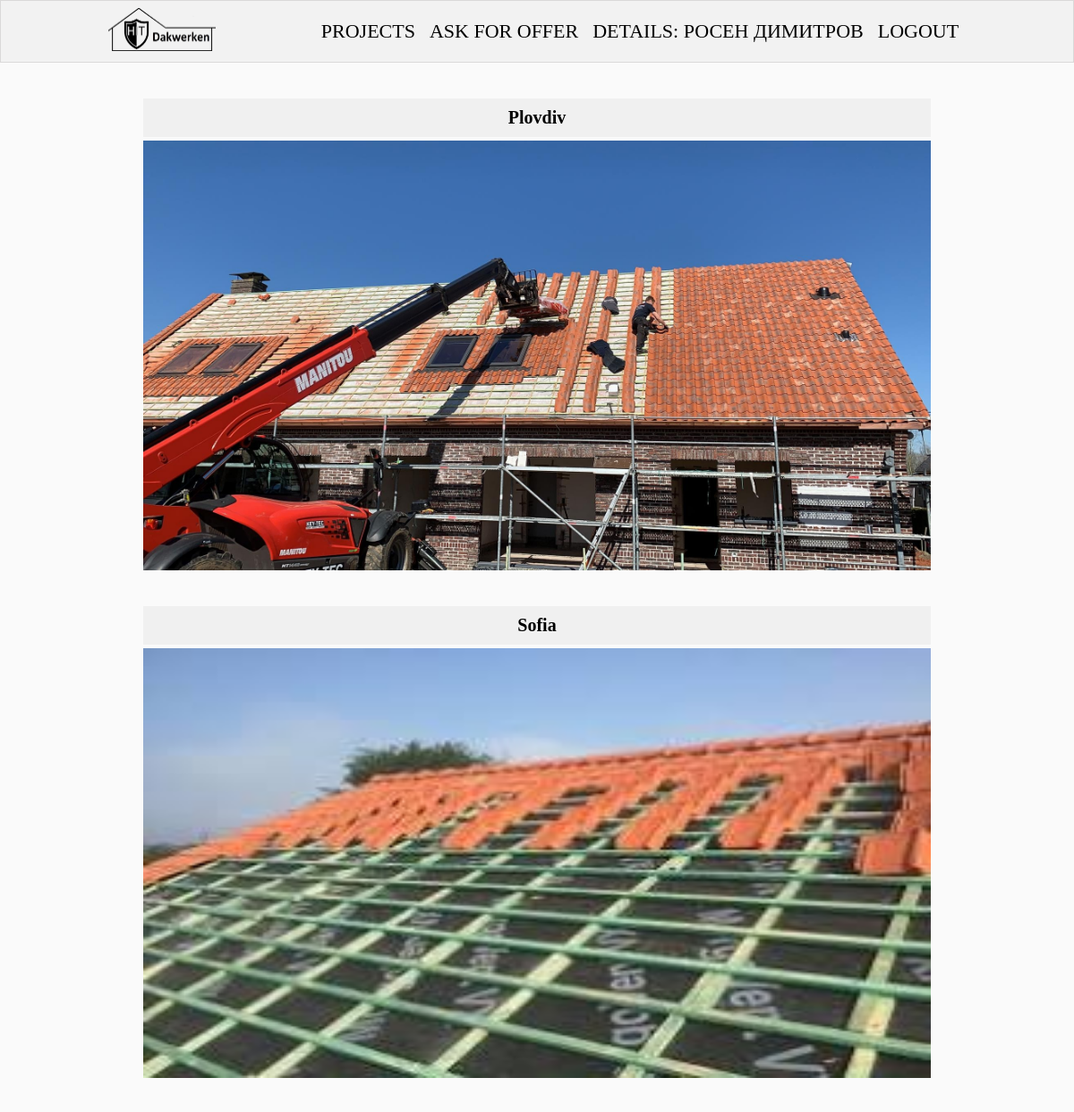
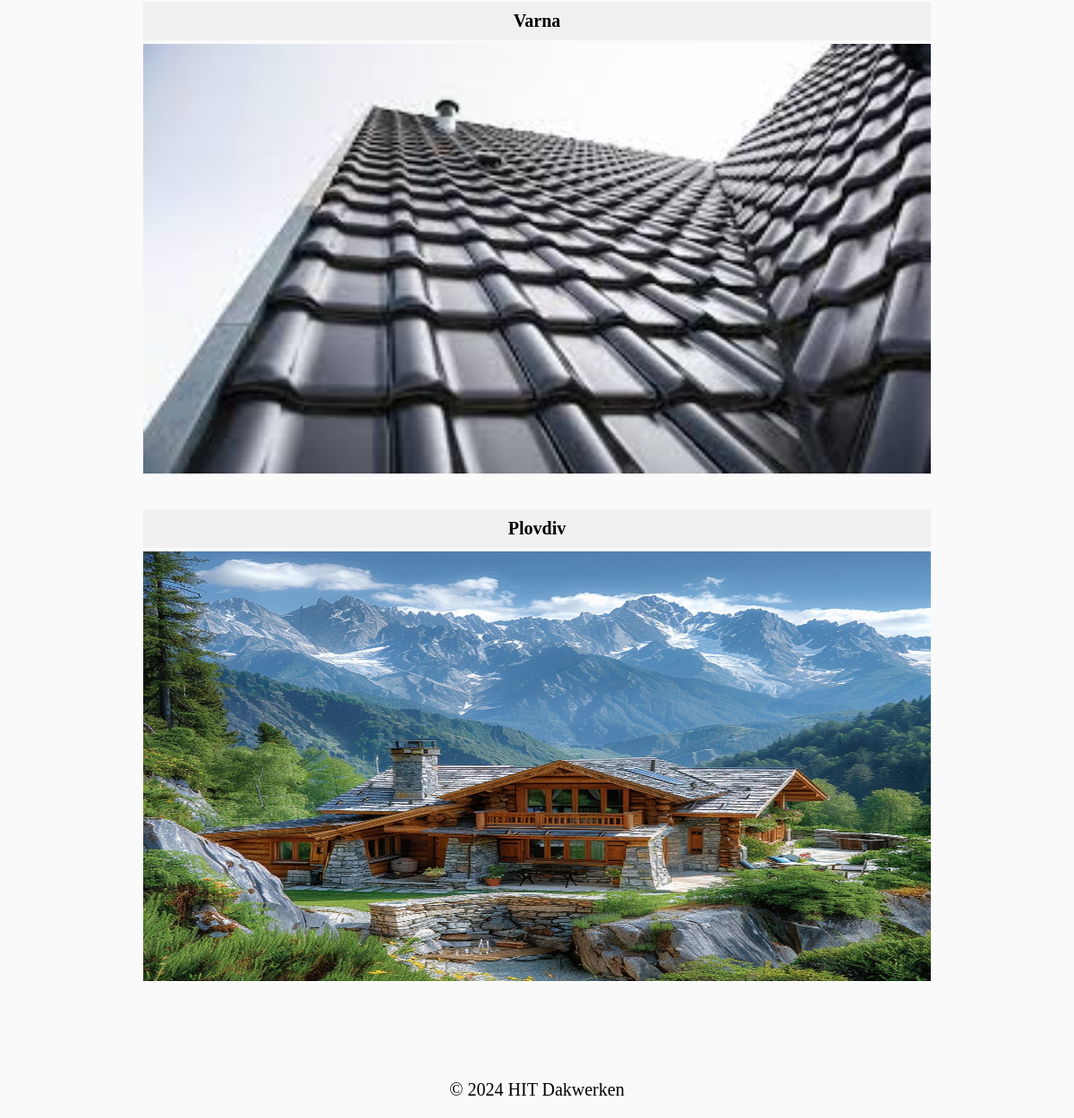
The app's page /projects/ (signed in) with its own data (2 pictures, top to bottom).
### hit_dakwerken/accounts/models.py (models this page shows)
class AppUser(auth_models.AbstractBaseUser, auth_models.PermissionsMixin):
    USERNAME_FIELD = 'email'
    objects = AppUserManager()
    email = models.EmailField(
        null=False,
        blank=False,
        unique=True,
    )
    is_staff = models.BooleanField(
        default=False,
    )
    @property
    def full_name(self):
        if hasattr(self, 'appuserprofile'):
            if self.appuserprofile.first_name and self.appuserprofile.last_name:
                return f'{self.appuserprofile.first_name} {self.appuserprofile.last_name}'
            elif self.appuserprofile.first_name or self.appuserprofile.last_name:
                return self.appuserprofile.first_name or self.appuserprofile.last_name
        return self.email.split('@')[0]

class AppUserProfile(models.Model):
    NAME_MAX_LENGTH = 50
    NAME_MIN_LENGTH = 2
    COMPANY_NAME_MAX_LENGTH = 50
    COMPANY_NAME_MIN_LENGTH = 2
    COMPANY_URL_MAX_LENGTH = 255
    first_name = models.CharField(
        max_length=NAME_MAX_LENGTH,
        validators=(
            validators.MinLengthValidator(NAME_MIN_LENGTH),
        ),
        null=True,
        blank=True,
    )
    last_name = models.CharField(
        max_length=NAME_MAX_LENGTH,
        validators=(
            validators.MinLengthValidator(NAME_MIN_LENGTH),
        ),
        null=True,
        blank=True,
    )
    company_address = models.CharField(
        max_length=NAME_MAX_LENGTH,
        validators=(
            validators.MinLengthValidator(NAME_MIN_LENGTH),
        ),
        null=True,
        blank=True,
    )
    company_name = models.CharField(
        max_length=COMPANY_NAME_MAX_LENGTH,
        validators=(
            validators.MinLengthValidator(COMPANY_NAME_MIN_LENGTH),
        ),
        null=True,
        blank=True,
    )
    company_url = models.URLField(
        max_length=COMPANY_URL_MAX_LENGTH,
        null=True,
        blank=True,
    )
    user = models.OneToOneField(
        AppUser,
        on_delete=models.CASCADE,
        primary_key=True,
    )
    created_on = models.DateTimeField(
        auto_now_add=True,
    )
    edited_on = models.DateTimeField(
        auto_now=True,
    )

### hit_dakwerken/project/models.py (models this page shows)
class Project(models.Model):
    MAX_DESCRIPTION = 300
    MIN_DESCRIPTION = 10
    MAX_LOCATION = 30
    MAX_PHOTO_SIZE = 5.0
    photo = models.ImageField(
        upload_to='projects/',
        validators=(MaxImageSizeValidator(MAX_PHOTO_SIZE),),
        null=False,
        blank=True
    )
    description = models.TextField(
        validators=(
            MinLengthValidator(MIN_DESCRIPTION),
        ),
        max_length=MAX_DESCRIPTION,
        blank=False,
        null=False,
    )
    location = models.CharField(
        max_length=MAX_LOCATION,
        blank=False,
        null=False,
    )
    finish_date = models.DateField(
        blank=True,
        null=True,
    )
    date_of_publication = models.DateField(
        auto_now=True,
        blank=False,
        null=False,
    )

### hit_dakwerken/project/views.py (the view)
# urls.py: path('', ProjectListView.as_view(), name='projects'),
class ProjectListView(ListView):
    template_name = 'project/project-list.html'
    model = Project

### templates/project/project-list.html
{% extends 'base.html' %}
{% load static %}
{% block content %}
    <div class="container-project">
        {% for project in project_list %}
            <div class="project-main">
                <a href="{% url 'project details' pk=project.pk %}">
                    <p class="location">{{ project.location }}</p>
                    <div class="imgBx" id="{{ project.pk }}">
                        <img src="/media/{{ project.photo }}" alt="post" class="imgBx-image">
                    </div>
                </a>
            </div>
        {% endfor %}
    </div>
{% endblock %}

### templates/common/header.html (shortened to what this page needs)
{% load static %}
<header>
    <nav class="navbar">
        <div class="container">
            <div class="logo">
                <a href="{% url 'home' %}">
                    <img width="120px" src="{% static '/images/hit_logo.jpg' %}"
                         alt="img1">
                </a>
            </div>
            <div class="nav-links">
                <ul class="nav-group">
                    <li class="nav-item">
                        <a href="{% url 'projects' %}">
                            <i>PROJECTS</i>
                        </a>
                    </li>
                    <li class="nav-item">
                        <a href="{% url 'query create' %}">
                            <i>ASK FOR OFFER</i>
                        </a>
                    </li>
                    {% if request.user.is_authenticated %}
                        <li class="nav-item">
                            <a href="{% url 'profile details' pk=request.user.pk %}">
                                <i>DETAILS: {{ request.user.full_name|upper }}</i>
                            </a>
                        </li>
                        <li class="nav-item">
                            <a href="{% url 'logout' %}">
                                <i>LOGOUT</i>
                            </a>
                        </li>
                    {% endif %}
                </ul>
            </div>
        </div>
    </nav>
</header>

### staticfiles/css/home.css (style rules this page uses)
* { margin: 0; padding: 0; box-sizing: border-box; }
body { background: #fafafa; min-height: 100vh; text-align: center; }
.navbar { position: fixed; z-index: 100000; display: flex; align-items: center; justify-content: center; background-color: #f2f2f2; width: 100%; border: 1px solid rgb(218, 217, 217); }
.container { padding: 8px 0; width: 80%; display: flex; align-items: center; justify-content: space-between; flex-wrap: wrap; }
.container a { color: #403e3e; }
.container .logo { display: flex; cursor: pointer; }
.nav-links { font-weight: lighter; color: rgb(172, 172, 172); }
.nav-group .nav-item { list-style-type: none; margin: 0 8px; }
.nav-group .nav-item a { font-size: 22px; display: block; color: black; }
.nav-group { display: flex; align-items: center; justify-content: center; }

### staticfiles/css/article.css (style rules this page uses)
.imgBx-image { width: 100%; height: 100%; }

### staticfiles/css/project.css (style rules this page uses)
.container-project { padding: 70px 0; text-align: center; margin: 0 auto; }
.project-main .location { padding: 10px; background-color: #f0f0f0; font-weight: bold; font-size: 20px; margin-bottom: 4px; margin-top: 30px; }
.project-main { position: relative; width: 880px;; margin: 40px auto 20px auto; }
.imgBx-image { width: 100%; height: 100%; }
.project-main .imgBx { width: 100%; height: 480px; overflow: hidden; }

### records on screen
AppUser: user.full_name "РОСЕН ДИМИТРОВ"
Project: location "Plovdiv", photo (picture)
Project: location "Sofia", photo (picture)
Project: location "Varna", photo (picture)
Project: location "Plovdiv", photo (picture)
